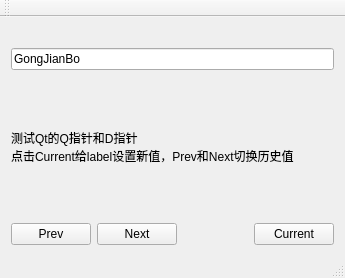
<?xml version="1.0" encoding="UTF-8"?>
<ui version="4.0">
 <class>MainWindow</class>
 <widget class="QMainWindow" name="MainWindow">
  <property name="geometry">
   <rect>
    <x>0</x>
    <y>0</y>
    <width>345</width>
    <height>278</height>
   </rect>
  </property>
  <property name="windowTitle">
   <string>MainWindow</string>
  </property>
  <widget class="QWidget" name="centralWidget">
   <layout class="QVBoxLayout" name="verticalLayout" stretch="0,0,1,0">
    <item>
     <widget class="MyLabel" name="label">
      <property name="text">
       <string/>
      </property>
     </widget>
    </item>
    <item>
     <widget class="QLineEdit" name="lineEdit">
      <property name="text">
       <string>GongJianBo</string>
      </property>
     </widget>
    </item>
    <item>
     <widget class="QLabel" name="message">
      <property name="text">
       <string>测试Qt的Q指针和D指针
点击Current给label设置新值，Prev和Next切换历史值</string>
      </property>
     </widget>
    </item>
    <item>
     <layout class="QHBoxLayout" name="horizontalLayout">
      <item>
       <widget class="QPushButton" name="btnPrev">
        <property name="text">
         <string>Prev</string>
        </property>
       </widget>
      </item>
      <item>
       <widget class="QPushButton" name="btnNext">
        <property name="text">
         <string>Next</string>
        </property>
       </widget>
      </item>
      <item>
       <spacer name="horizontalSpacer">
        <property name="orientation">
         <enum>Qt::Horizontal</enum>
        </property>
        <property name="sizeHint" stdset="0">
         <size>
          <width>40</width>
          <height>20</height>
         </size>
        </property>
       </spacer>
      </item>
      <item>
       <widget class="QPushButton" name="btnCurrent">
        <property name="text">
         <string>Current</string>
        </property>
       </widget>
      </item>
     </layout>
    </item>
   </layout>
  </widget>
  <widget class="QMenuBar" name="menuBar">
   <property name="geometry">
    <rect>
     <x>0</x>
     <y>0</y>
     <width>345</width>
     <height>23</height>
    </rect>
   </property>
  </widget>
  <widget class="QToolBar" name="mainToolBar">
   <attribute name="toolBarArea">
    <enum>TopToolBarArea</enum>
   </attribute>
   <attribute name="toolBarBreak">
    <bool>false</bool>
   </attribute>
  </widget>
  <widget class="QStatusBar" name="statusBar"/>
 </widget>
 <layoutdefault spacing="6" margin="11"/>
 <customwidgets>
  <customwidget>
   <class>MyLabel</class>
   <extends>QLabel</extends>
   <header>MyLabel.h</header>
  </customwidget>
 </customwidgets>
 <resources/>
 <connections/>
</ui>
